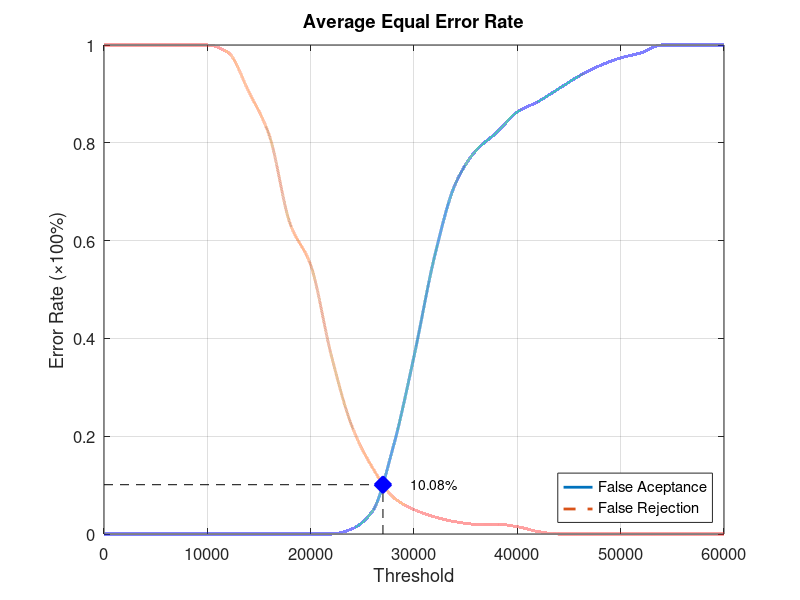
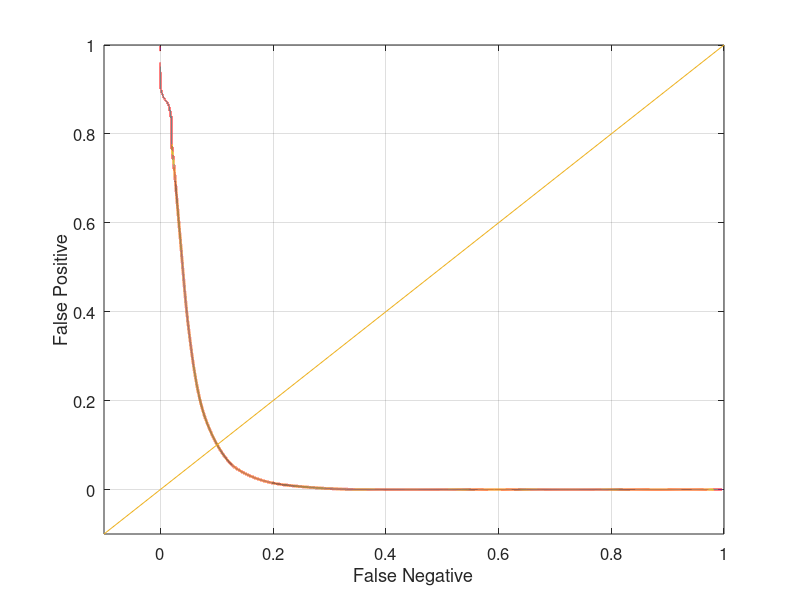

MATLAB code to generate these figures, in order:
function yEER = Database3_2
close all;
clear;
clc;
x = 0:2000:60000;
xq = 0:0.5:60000;

y0 = [0 0 0 0 0 0 0 0 0 0 0 0 0.0105263 0.0473684 0.178947 0.363158 0.568421 0.715789 0.784211 0.821053 0.863158 0.884211 0.910526 0.936842 0.957895 0.973684 0.984211 1 1 1 1];
yy0 = interp1(x, y0, xq, 'pchip');
y1 = [1 1 1 1 1 1 0.985 0.905 0.815 0.635 0.55 0.365 0.22 0.135 0.075 0.05 0.035 0.025 0.02 0.02 0.015 0.005 0 0 0 0 0 0 0 0 0];
yy1 = interp1(x, y1, xq, 'pchip');

% Calculating EER: 
y2 = abs(y0 - y1);
find(y2 == min(y2))
yy2 = abs(yy0 - yy1);
xEER = find(yy2 == min(yy2));
xEERIndex = xq(xEER) % X-axis EER
yEER = yy0(xEER) % Y-axis EER

main = figure
plot(xq, yy0,'-','LineWidth', 2);	hold on
plot(xq, yy1,'--','LineWidth', 2);	hold on
plot([xEERIndex xEERIndex], [0 yEER], 'k--');	hold on
plot([0 xEERIndex], [yEER yEER], 'k--');	hold on
plot(xEERIndex, yEER, 'bx', 'LineWidth', 10);	hold on
text(xEERIndex + 10 * xEERIndex / 100, yEER, [num2str(round((10000 * yEER)) / 100) '%'])
legend('False Aceptance', 'False Rejection', 'Location', 'SouthEast')
xlabel('Threshold')
ylabel('Error Rate (\times100%)')
title('Average Equal Error Rate')
set(gca, 'FontSize', 12)
axis([0 60000 0 1])
grid on

print(main, 'Database3_2Main', '-dpng');
FNRxFPR = figure('Color', [1 1 1]);
plot(yy1, yy0, '-', yy1, yy0, 'LineWidth', 2);
hold on
y = -0.1:0.1:1
plot(y, y); 
set(gca, 'FontSize', 12)
xlabel('False Negative')
ylabel('False Positive')
axis([-0.1 1 -0.1 1])
set(gca, 'FontSize', 12)
grid on

print(FNRxFPR, 'Database3_2FNRxFPR','-dpng');
end
